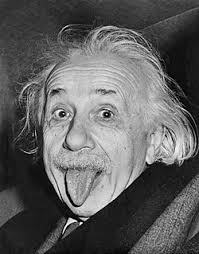
#> input picture Einstein.jpg, 199 x 254 px
$ python 'Challenge 9.py'
#> lines starting #> are read from the running program, lines starting #| are printed output that depends on the picture
import numpy as np
import matplotlib.pyplot as plt
from matplotlib.patches import Arc

# CONSTANTS
OBJECT = plt.imread("Einstein.jpg")
#> OBJECT is the input picture: shape (254, 199, 3); min 0, max 255, mean 95
HEIGHT, WIDTH = OBJECT.shape[:2]
#> HEIGHT = 254; WIDTH = 199
SCALE = 0.5 # Scale down image to look better
SCALE_H = HEIGHT * SCALE
#> SCALE_H = 127
SCALE_W = WIDTH * SCALE
#> SCALE_W = 99.5
R = 300 * SCALE # Radius
AXIS_LIMS = [(-0.1 * R, R * 3), (-R * 1.2, R * 1.2)] # (X lmits), (Y limits)
X_MIN = R + SCALE_W / 2
#> X_MIN = 199.8
X_MAX = AXIS_LIMS[0][1] - SCALE_W / 2
#> X_MAX = 400.2
Y_MIN = -2 * R / 3 - SCALE_W / 2
#> Y_MIN = -149.8
Y_MAX = 2 * R / 3 - SCALE_W / 2
#> Y_MAX = 50.25
COLOURS = OBJECT.reshape(-1, 3).astype(np.float32) / 255.0

# FUNCTIONS
def challenge_9(px,py):
    alpha = 0.5 * np.arctan(py/px)
    k = px / np.cos(2 * alpha)
    new_y = k * np.sin(alpha) / (k / R - np.cos(alpha) + px * np.sin(alpha) / py)
    new_x = px * new_y / py
    return new_x, new_y

#print(challenge_9(598,638))

def create_virtual(pobject_extent, scatter_image = None):
    '''Create a virtual image based on the object extent'''
    global OBJECT, WIDTH, HEIGHT, COLOURS, ax
    # Create meshgrid for object coordinates
    object_x, object_y = np.meshgrid(
        np.linspace(pobject_extent[0], pobject_extent[1], WIDTH),
        np.linspace(pobject_extent[3], pobject_extent[2], HEIGHT)
    )

    # Map object coordinates to image coordinates
    image_x, image_y = challenge_9(object_x, object_y)
    map_x = image_x.ravel() # Flatten into 1D array
    map_y = image_y.ravel() # Flatten into 1D array

    # Remove old image
    if scatter_image != None:
        scatter_image.remove()

    # Create scatter plot for virtual image
    scatter_image = ax.scatter(
        map_x, map_y,
        c = COLOURS,
        marker = '.',
        s = 1,  # Size of each point
        edgecolors = "none",
        zorder = 1
    )

    return scatter_image

def draw_rays(x_coord, y_coord, rays = []):
    global R, AXIS_LIMS, ax
    x_img, y_img = challenge_9(x_coord, y_coord) # Image coordinates
    largest_x = AXIS_LIMS[0][1]

    # Clear any old rays
    if rays != []:
        for ray in rays:
            ray.remove()
    d = (x_coord ** 2 + y_coord ** 2) ** 0.5 # Distance to object coordinates
    coord = [x_coord * R / d, y_coord * R / d] # Coordinate of point on circle
    c_x = (R ** 2 - y_coord ** 2) ** 0.5 # X coordinate of point on circle (for second ray)

    real_ray, = ax.plot([coord[0], x_coord, c_x, largest_x],
                        [coord[1], y_coord, y_coord, y_coord + (y_img-y_coord)*(largest_x-c_x)/(x_img-c_x)],
                        linestyle = '-', linewidth = 0.5, color = 'red', zorder = 5)
    virtual_ray1, = ax.plot([0, largest_x], [0, largest_x * y_coord / c_x],
                        dashes = [5,5], linewidth = 0.5, color = 'blue', zorder = 5)
    virtual_ray2, = ax.plot([coord[0], 0], [coord[1], 0],
                        dashes = [5, 5], linewidth = 0.5, color = 'red', zorder = 5)
    virtual_ray3, = ax.plot([x_img, c_x], [y_img, y_coord],
                        dashes = [5, 5], linewidth = 0.5, color = 'red', zorder = 5)
    img_coord, = ax.plot(x_img, y_img, marker = 'x', color = 'red')
    obj_coord, = ax.plot(x_coord, y_coord, marker = 'x', color = 'red')
    obj_text = ax.annotate(f"({x_coord:.0f}, {y_coord:.0f})", (x_coord, y_coord), (x_coord, y_coord))
    img_text = ax.annotate(f"({x_img:.0f}, {y_img:.0f})", (x_img, y_img), (x_img- R * 0.4, y_img))


    rays = [real_ray, virtual_ray1, virtual_ray2, virtual_ray3,
            img_text, img_coord, obj_coord, obj_text]

    return rays

# Moving image with mouse
def on_press(event):
    global dragging
    if event.inaxes == ax:
        contains, _ = object_shown.contains(event)
        if contains:
            dragging = True

def on_release(event):
    global dragging
    dragging = False

def on_motion(event):
    global dragging, virtual_shown, object_shown, rays1, rays2
    if dragging and event.inaxes == ax:
        coord = (event.xdata, event.ydata) # Mouse coordinates taken as centre of image
        if X_MIN < coord[0] < X_MAX and Y_MIN < coord[1] < Y_MAX:
            obj_extent = [coord[0] - SCALE_W / 2,       # left
                            coord[0] + SCALE_W / 2,     # right
                            coord[1] - SCALE_H / 2,     # bottom
                            coord[1] + SCALE_H / 2]     # top
            object_shown.set_extent(obj_extent)
            virtual_shown = create_virtual(obj_extent, virtual_shown)
            rays1 = draw_rays(coord[0], obj_extent[3], rays1)
            #rays2 = draw_rays(obj_extent[0], obj_extent[3], rays2)

    fig.canvas.draw_idle()

# Initialising plot
dragging = False
fig, ax = plt.subplots()
ax.set_xlim(AXIS_LIMS[0])
ax.set_ylim(AXIS_LIMS[1])
ax.set_aspect('equal')
ax.set_title("Reflection in a convex mirror")
ax.set_xlabel("x")
ax.set_ylabel("y")
ax.grid(True, linestyle = '--')

# Mirror and its centre and focal point
mirror = Arc((0, 0), width = 2 * R, height = 2 * R, angle = 180,
             theta1 = 90, theta2 = -90, color = 'blue', zorder = 3)
ax.add_patch(mirror)
ax.plot(0, 0, marker = 'x', color = 'blue', zorder = 7)

# Initial object coordinates and extent
object_coord = (2 * R + SCALE_W / 2, 0.1 * R) # Initial object coordinates
#> object_coord = (349.8, 15)
object_extent = [object_coord[0] - SCALE_W / 2,    # left
                object_coord[0] + SCALE_W / 2,     # right
                object_coord[1] - SCALE_H / 2,     # bottom
                object_coord[1] + SCALE_H / 2]     # top
#> object_extent = [300, 399.5, -48.5, 78.5]

# Show object and virtual images and rays
object_shown = ax.imshow(OBJECT, extent = object_extent, zorder = 2)
virtual_shown = create_virtual(object_extent)
#> in challenge_9, `new_y = k * np.sin(alpha) / (k / R - np.cos(alpha) + px * np.sin(alpha..`:
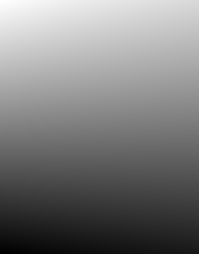
#> alpha: shape (254, 199) float64; min -0.0801, max 0.128, mean 0.0213; drawn with min black and max white
#> in create_virtual, `image_x, image_y = challenge_9(object_x, object_y)`:
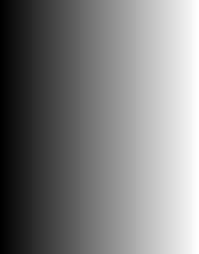
#> object_x: shape (254, 199) float64; min 300, max 399.5, mean 349.8; drawn with min black and max white
rays1 = draw_rays(object_coord[0], object_extent[3])
#> rays1 = 8 items
#rays2 = draw_rays(object_extent[0], object_extent[3])

fig.canvas.mpl_connect('button_press_event', on_press)
fig.canvas.mpl_connect('button_release_event', on_release)
fig.canvas.mpl_connect('motion_notify_event', on_motion)
manager = plt.get_current_fig_manager()
#> (the run stopped early here; a loop or call above may not have finished)
